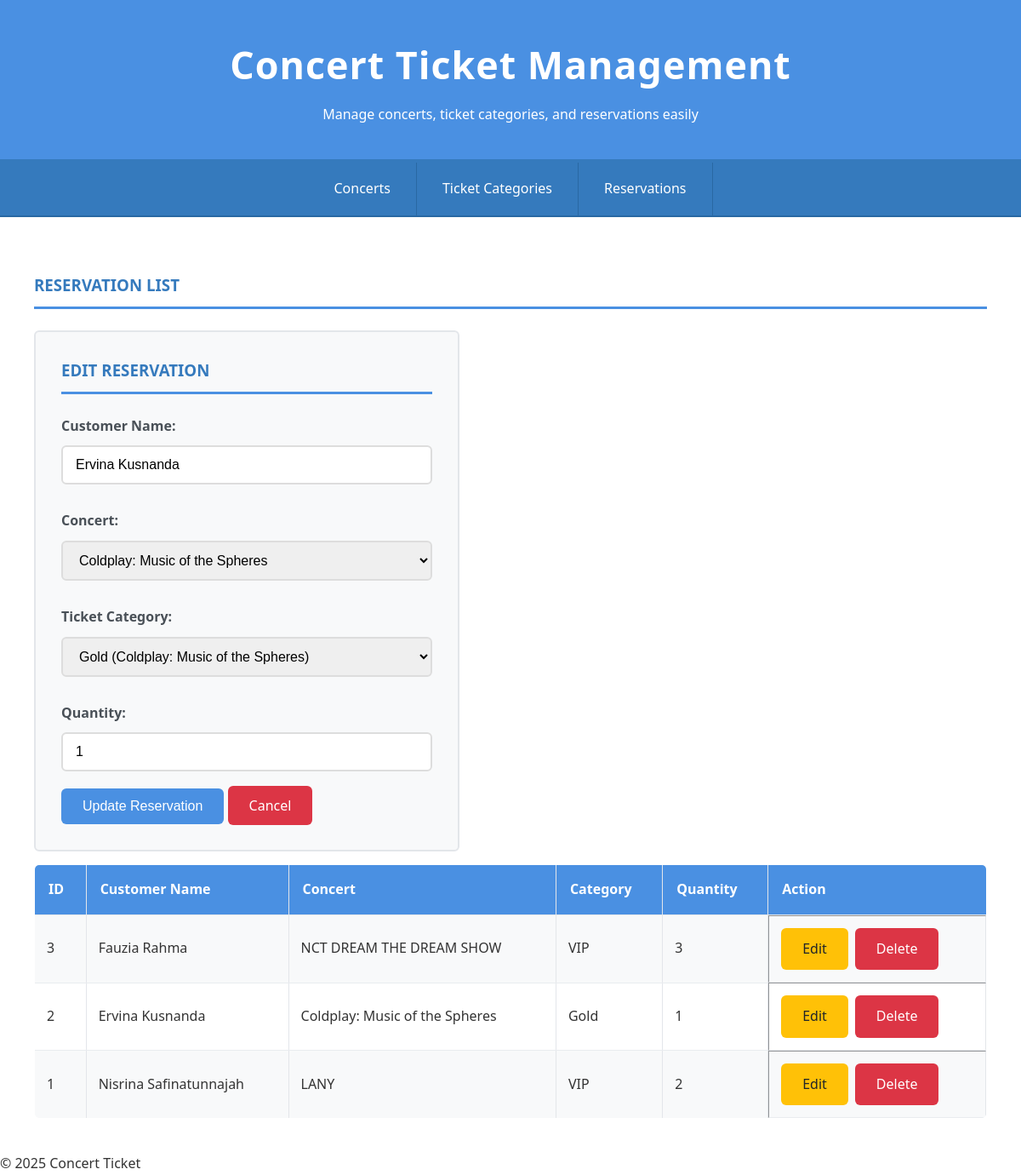
Screenshot of /?page=reservations&edit=2 with the database file from the repository.
### tables this page shows
CREATE TABLE `reservations` (
  `id_reservation` int(11) NOT NULL,
  `customer_name` varchar(100) NOT NULL,
  `id_concert` int(11) NOT NULL,
  `id_ticket_category` int(11) NOT NULL,
  `quantity` int(11) NOT NULL
);

CREATE TABLE `concerts` (
  `id_concert` int(11) NOT NULL,
  `concert_name` varchar(100) NOT NULL,
  `date` date NOT NULL,
  `venue` varchar(100) NOT NULL
);

CREATE TABLE `ticket_categories` (
  `id_ticket_category` int(11) NOT NULL,
  `id_concert` int(11) NOT NULL,
  `category_name` varchar(50) NOT NULL,
  `price` decimal(10,2) NOT NULL,
  `quota` int(11) NOT NULL
);

### config/db.php (called while the page is built, shortened)
<?php
class Database {
    private $host = "localhost";
    private $username = "root";
    private $password = "";
    private $dbname = "db_concert";
    public function __construct() {
        try {
            $this->conn = new PDO("mysql:host=$this->host;dbname=$this->dbname", $this->username, $this->password);
        } catch (PDOException $e) {
            echo "Connection failed: " . $e->getMessage();
        }
    }
}
?>

### class/Reservation.php (called while the page is built, shortened)
<?php
require_once 'config/db.php';
class Reservation {
    private $db;
    public function __construct() {
        $this->db = (new Database())->conn;
    }
    public function getAllReservations() {
        $stmt = $this->db->prepare("
            SELECT r.*, t.category_name, c.concert_name
            FROM reservations r
            JOIN ticket_categories t ON r.id_ticket_category = t.id_ticket_category
            JOIN concerts c ON r.id_concert = c.id_concert
            ORDER BY r.id_reservation DESC
        ");
        $stmt->execute();
        return $stmt->fetchAll(PDO::FETCH_ASSOC);
    }
    public function getReservationById($id) {
        $stmt = $this->db->prepare("SELECT * FROM reservations WHERE id_reservation = ?");
        $stmt->execute([$id]);
        return $stmt->fetch(PDO::FETCH_ASSOC);
    }
}
?>

### class/Concert.php (called while the page is built, shortened)
<?php
require_once 'config/db.php';
class Concert {
    private $db;
    public function __construct() {
        $this->db = (new Database())->conn;
    }
    public function getAllConcerts() {
        $stmt = $this->db->prepare("SELECT * FROM concerts");
        $stmt->execute();
        return $stmt->fetchAll(PDO::FETCH_ASSOC);
    }
}
?>

### class/TicketCategory.php (called while the page is built, shortened)
<?php
require_once 'config/db.php';
class TicketCategory {
    private $db;
    public function __construct() {
        $this->db = (new Database())->conn;
    }
    public function getAllTicketCategories() {
        $stmt = $this->db->prepare("
            SELECT t.*, c.concert_name
            FROM ticket_categories t
            JOIN concerts c ON t.id_concert = c.id_concert
        ");
        $stmt->execute();
        return $stmt->fetchAll(PDO::FETCH_ASSOC);
    }
}
?>

### view/reservations.php (the view, shortened to what this page needs)
<?php
require_once 'class/Reservation.php';
require_once 'class/TicketCategory.php';
require_once 'class/Concert.php';
$reservation = new Reservation();
$ticket = new TicketCategory();
$concert = new Concert();
$concerts = $concert->getAllConcerts();
$tickets = $ticket->getAllTicketCategories();
$editData = null;
if (isset($_GET['edit'])) {
    $editData = $reservation->getReservationById($_GET['edit']);
}
$reservations = $reservation->getAllReservations();
?>
<h3>Reservation List</h3>
<form method="POST">
    <h3><?= $editData ? "Edit Reservation" : "Add Reservation" ?></h3>
    <label>Customer Name:</label>
    <input type="text" name="customer_name" value="<?= htmlspecialchars($editData['customer_name'] ?? '') ?>" required>
    <label>Concert:</label>
    <select name="id_concert" required>
        <?php foreach ($concerts as $c): ?>
            <option value="<?= $c['id_concert'] ?>" <?= isset($editData['id_concert']) && $editData['id_concert'] == $c['id_concert'] ? 'selected' : '' ?>>
                <?= htmlspecialchars($c['concert_name']) ?>
            </option>
        <?php endforeach; ?>
    </select>
    <label>Ticket Category:</label>
    <select name="id_ticket_category" required>
        <?php foreach ($tickets as $t): ?>
            <option value="<?= $t['id_ticket_category'] ?>" <?= isset($editData['id_ticket_category']) && $editData['id_ticket_category'] == $t['id_ticket_category'] ? 'selected' : '' ?>>
                <?= htmlspecialchars($t['category_name']) ?> (<?= htmlspecialchars($t['concert_name']) ?>)
            </option>
        <?php endforeach; ?>
    </select>
    <label>Quantity:</label>
    <input type="number" name="quantity" min="1" value="<?= $editData['quantity'] ?? '' ?>" required>
    <?php if ($editData): ?>
        <button type="submit" name="update">Update Reservation</button>
        <a href="?page=reservations" class="btn btn-danger">Cancel</a>
    <?php else: ?>
        <button type="submit" name="add">Add Reservation</button>
    <?php endif; ?>
</form>
<table border="1">
    <tr>
        <th>ID</th>
        <th>Customer Name</th>
        <th>Concert</th>
        <th>Category</th>
        <th>Quantity</th>
        <th>Action</th>
    </tr>
    <?php foreach ($reservations as $r): ?>
    <tr>
        <td><?= $r['id_reservation'] ?></td>
        <td><?= htmlspecialchars($r['customer_name']) ?></td>
        <td><?= htmlspecialchars($r['concert_name']) ?></td>
        <td><?= htmlspecialchars($r['category_name']) ?></td>
        <td><?= $r['quantity'] ?></td>
        <td class="table-actions">
            <a href="?page=reservations&edit=<?= $r['id_reservation'] ?>" class="btn btn-warning">Edit</a>
            <a href="?page=reservations&delete=<?= $r['id_reservation'] ?>" class="btn btn-danger" onclick="return confirm('Are you sure?')">Delete</a>
        </td>
    </tr>
    <?php endforeach; ?>
</table>

### style.css (style rules this page uses)
* { margin: 0; padding: 0; box-sizing: border-box; }
body { font-family: 'Segoe UI', Tahoma, Geneva, Verdana, sans-serif; background-color: hsl(216, 33%, 97%); color: #333; line-height: 1.6; min-height: 100vh; }
h2, h3 { color: #357abd; margin-bottom: 25px; text-transform: uppercase; font-weight: 600; border-bottom: 3px solid #4a90e2; padding-bottom: 10px; }
table { width: 100%; border-collapse: collapse; margin-top: 15px; background-color: white; border-radius: 6px; overflow: hidden; border: 1px solid #e3e6ea; }
th { background-color: #4a90e2; color: white; padding: 16px; text-align: left; }
td { padding: 14px; border-bottom: 1px solid #e9ecef; }
tbody tr:nth-child(even) { background-color: #f8f9fa; }
form { background-color: #f8f9fa; padding: 30px; border-radius: 6px; border: 2px solid #e3e6ea; width: 500px; }
label { font-weight: 600; color: #495057; margin-top: 10px; display: block; }
input, select { width: 100%; padding: 12px 15px; margin: 10px 0 20px 0; border: 2px solid #ddd; border-radius: 6px; font-size: 16px; transition: border-color 0.3s ease; }
button, .btn { background-color: #4a90e2; color: white; padding: 12px 25px; border: none; border-radius: 6px; cursor: pointer; font-size: 16px; font-weight: 500; transition: 0.3s ease; text-decoration: none; }
.btn-danger { background-color: #dc3545; }
.btn-warning { background-color: #ffc107; color: #212529; }
.table-actions { display: flex; gap: 8px; }

### rows the page displays
reservations: customer_name "Ervina Kusnanda", id_concert "Coldplay: Music of the Spheres", id_ticket_category "Gold (Coldplay: Music of the Spheres)", quantity "1", id_reservation "2", id_concert.concert_name "Coldplay: Music of the Spheres", id_ticket_category.category_name "Gold"
reservations: id_reservation "3", customer_name "Fauzia Rahma", id_concert.concert_name "NCT DREAM THE DREAM SHOW", id_ticket_category.category_name "VIP", quantity "3"
reservations: id_reservation "1", customer_name "Nisrina Safinatunnajah", id_concert.concert_name "LANY", id_ticket_category.category_name "VIP", quantity "2"
